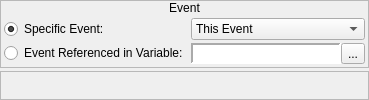
            <widget class="QWidget" name="sprite_wEvent">
             <layout class="QVBoxLayout" name="verticalLayout_85">
              <property name="spacing">
               <number>3</number>
              </property>
              <property name="margin">
               <number>0</number>
              </property>
              <item>
               <widget class="QFrame" name="frame_52">
                <property name="sizePolicy">
                 <sizepolicy hsizetype="Preferred" vsizetype="Fixed">
                  <horstretch>0</horstretch>
                  <verstretch>0</verstretch>
                 </sizepolicy>
                </property>
                <property name="frameShape">
                 <enum>QFrame::StyledPanel</enum>
                </property>
                <property name="frameShadow">
                 <enum>QFrame::Raised</enum>
                </property>
                <layout class="QVBoxLayout" name="verticalLayout_82">
                 <property name="spacing">
                  <number>0</number>
                 </property>
                 <property name="margin">
                  <number>0</number>
                 </property>
                 <item>
                  <widget class="QLabel" name="label_30">
                   <property name="sizePolicy">
                    <sizepolicy hsizetype="Preferred" vsizetype="Fixed">
                     <horstretch>0</horstretch>
                     <verstretch>0</verstretch>
                    </sizepolicy>
                   </property>
                   <property name="text">
                    <string>Event</string>
                   </property>
                   <property name="alignment">
                    <set>Qt::AlignCenter</set>
                   </property>
                  </widget>
                 </item>
                 <item>
                  <widget class="QWidget" name="widget_69" native="true">
                   <layout class="QHBoxLayout" name="horizontalLayout_66">
                    <property name="spacing">
                     <number>3</number>
                    </property>
                    <property name="margin">
                     <number>3</number>
                    </property>
                    <item>
                     <widget class="QWidget" name="widget_70" native="true">
                      <layout class="QVBoxLayout" name="verticalLayout_83">
                       <property name="spacing">
                        <number>3</number>
                       </property>
                       <property name="margin">
                        <number>0</number>
                       </property>
                       <item>
                        <widget class="QRadioButton" name="sprite_rbSpecificEvent">
                         <property name="sizePolicy">
                          <sizepolicy hsizetype="Fixed" vsizetype="Fixed">
                           <horstretch>0</horstretch>
                           <verstretch>0</verstretch>
                          </sizepolicy>
                         </property>
                         <property name="text">
                          <string>Specific Event:</string>
                         </property>
                         <property name="checked">
                          <bool>true</bool>
                         </property>
                        </widget>
                       </item>
                       <item>
                        <widget class="QRadioButton" name="sprite_rbReferencedEvent">
                         <property name="sizePolicy">
                          <sizepolicy hsizetype="Fixed" vsizetype="Fixed">
                           <horstretch>0</horstretch>
                           <verstretch>0</verstretch>
                          </sizepolicy>
                         </property>
                         <property name="text">
                          <string>Event Referenced in Variable:</string>
                         </property>
                        </widget>
                       </item>
                      </layout>
                     </widget>
                    </item>
                    <item>
                     <widget class="QWidget" name="widget_71" native="true">
                      <layout class="QVBoxLayout" name="verticalLayout_84">
                       <property name="spacing">
                        <number>3</number>
                       </property>
                       <property name="margin">
                        <number>0</number>
                       </property>
                       <item>
                        <widget class="QComboBox" name="sprite_cboxEvents">
                         <item>
                          <property name="text">
                           <string>This Event</string>
                          </property>
                         </item>
                        </widget>
                       </item>
                       <item>
                        <widget class="QWidget" name="sprite_wEventVariable" native="true">
                         <layout class="QHBoxLayout" name="horizontalLayout_67">
                          <property name="spacing">
                           <number>0</number>
                          </property>
                          <property name="margin">
                           <number>0</number>
                          </property>
                          <item>
                           <widget class="QLabel" name="sprite_lblEventVariable">
                            <property name="sizePolicy">
                             <sizepolicy hsizetype="Preferred" vsizetype="Preferred">
                              <horstretch>0</horstretch>
                              <verstretch>0</verstretch>
                             </sizepolicy>
                            </property>
                            <property name="minimumSize">
                             <size>
                              <width>150</width>
                              <height>0</height>
                             </size>
                            </property>
                            <property name="font">
                             <font>
                              <family>Monospace</family>
                             </font>
                            </property>
                            <property name="styleSheet">
                             <string notr="true">background-color: palette(base);</string>
                            </property>
                            <property name="frameShape">
                             <enum>QFrame::Panel</enum>
                            </property>
                            <property name="frameShadow">
                             <enum>QFrame::Sunken</enum>
                            </property>
                            <property name="lineWidth">
                             <number>2</number>
                            </property>
                            <property name="text">
                             <string/>
                            </property>
                           </widget>
                          </item>
                          <item>
                           <widget class="QToolButton" name="sprite_bBrowseEventVariables">
                            <property name="text">
                             <string>...</string>
                            </property>
                            <property name="icon">
                             <iconset resource="gui_icons.qrc">
                              <normaloff>:/icons/fileopen.png</normaloff>:/icons/fileopen.png</iconset>
                            </property>
                           </widget>
                          </item>
                         </layout>
                        </widget>
                       </item>
                      </layout>
                     </widget>
                    </item>
                   </layout>
                  </widget>
                 </item>
                </layout>
               </widget>
              </item>
              <item>
               <widget class="QFrame" name="frame_53">
                <property name="frameShape">
                 <enum>QFrame::StyledPanel</enum>
                </property>
                <property name="frameShadow">
                 <enum>QFrame::Raised</enum>
                </property>
               </widget>
              </item>
             </layout>
            </widget>
